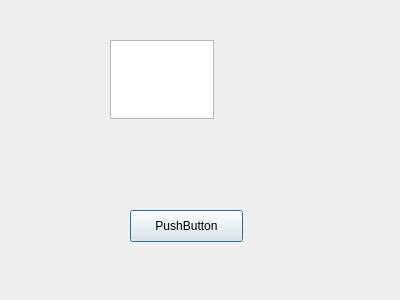
<?xml version="1.0" encoding="UTF-8"?>
<ui version="4.0">
 <class>MyDialog</class>
 <widget class="QDialog" name="MyDialog">
  <property name="geometry">
   <rect>
    <x>0</x>
    <y>0</y>
    <width>400</width>
    <height>300</height>
   </rect>
  </property>
  <property name="windowTitle">
   <string>Dialog</string>
  </property>
  <widget class="QPlainTextEdit" name="plainTextEdit">
   <property name="geometry">
    <rect>
     <x>110</x>
     <y>40</y>
     <width>104</width>
     <height>79</height>
    </rect>
   </property>
  </widget>
  <widget class="QPushButton" name="pushButton">
   <property name="geometry">
    <rect>
     <x>130</x>
     <y>210</y>
     <width>113</width>
     <height>32</height>
    </rect>
   </property>
   <property name="text">
    <string>PushButton</string>
   </property>
  </widget>
 </widget>
 <resources/>
 <connections/>
</ui>
